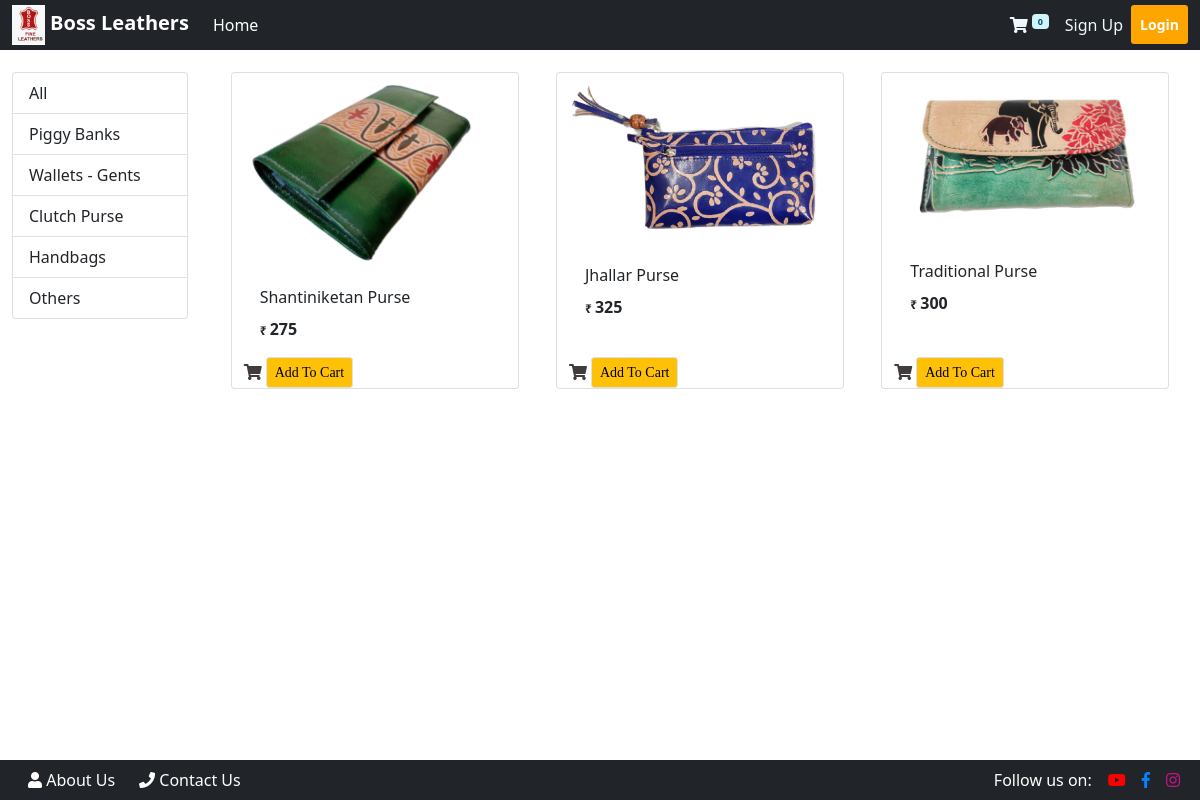
Screenshot of /?category=3 with the database file from the repository.
### store/models/category.py (models this page shows, shortened)
class Category(models.Model):
    name = models.CharField(max_length=20)
    @staticmethod
    def get_all_categories():
        return Category.objects.all()

### store/models/product.py (models this page shows, shortened)
class Product(models.Model):
    name = models.CharField(max_length=50)
    price = models.IntegerField(default=0)
    category = models.ForeignKey(Category, on_delete=models.CASCADE, default=1)
    description = models.CharField(max_length=200, default='', null=True, blank=True)
    image = models.ImageField(upload_to='uploads/products/')
    @staticmethod
    def get_all_products_by_id(category_id):
        if category_id:
            return Product.objects.filter(category=category_id)
        else:
            return Product.get_all_products()

### store/views/home.py (the view, shortened to what this page needs)
# urls.py: path('',home.Index.as_view(), name = 'homepage'),
class Index(View):
    def get(self, request):
        products = None
        cart = request.session.get('cart')
        if not cart:
            request.session.cart = {}
        categories = Category.get_all_categories()
        categoryID = request.GET.get('category')
        if categoryID:
            products = Product.get_all_products_by_id(categoryID)
        else:
            products = Product.get_all_products()
        data = {}
        data['products'] = products
        data['categories'] = categories
        return render(request, 'index.html', data)

### store/templatetags/cart.py (called while the page is built)
@register.filter(name='is_in_cart')
def is_in_cart(product , cart):
    keys = cart.keys()
    if keys:
        for id in keys:
            if int(id)==product.id:
                return True
    return False

### store/templatetags/custom_filter.py (called while the page is built)
@register.filter(name='currency')
def currency(number):
    return '₹ '+str(number)

### store/templates/index.html (shortened to what this page needs)
    {% extends 'base.html' %}
    {% block content %}
    {% load cart %}
    {% load custom_filter %}
    <div id="div-spacer">
      <br>
      <br>
    </div>
    <div class="container-fluid mt-4">
    <div class="row">
      <div class="col-lg-2 mx-auto">
        <div class="list-group">
          <a href="/" class="list-group-item list-group-item-action">All</a>
          {% for category in categories %}
          <a href="/?category={{category.id}}" class="list-group-item list-group-item-action">{{category.name}}</a>
          {% endfor %}
        </div>
      </div>
      <div id="products" class="col-lg-10 mx-auto">
        <div class="row mx-auto">
          {% for product in products %}
          <div class="card mx-auto mb-3" id={{product.id}} style="width: 18rem;">
          <a href="/proddesc"><img src="{{product.image.url}}" class="card-img-top" alt="..."></a>
          <div class="card-body">
            <p class="card-title">{{product.name}}</p>
            <p class="card-text"><b><bold style="font-size:12px">{{request.session.custom_filter|currency}}</bold>{{product.price}}</b></p>
          </div>
          <div>
            <div class="p-0 no-gutters">
              {% if product|is_in_cart:request.session.cart %}
              <div class="row">
                <form action="/#{{product.id}}" method="post" class="col-2">
                  {% csrf_token %}
                  <input hidden type="text" name="product" value="{{product.id}}">
                  <input hidden type="text" name="remove" value="True">
                  <input type="submit" value=" - " class="btn btn-warning btn-round btn-sm">
                </form>
                <div class="text-center col" ><label  form="exampleFormControlFile1" class="">{{product|cart_quantity:request.session.cart}}</label></div>
                <form action="/#{{product.id}}" method="post" class="col-8">
                  {% csrf_token %}
                  <input hidden type="text" name="product" value="{{product.id}}">
                <input type="submit" value=" + " class="btn btn-warning btn-round btn-sm">
                </form>
              </div>
              {% else %}
              <form action="/#{{product.id}}" method="POST">
                <i class="fas fa-shopping-cart" style="color: rgb(65, 59, 59);">
                  <input type="submit" class="btn btn-warning btn-sm border" name="cart" value="Add To Cart">
                </i>
              </form>
              {% endif %}
            </div>
          </div>
         </div>
        {% endfor %}
      </div>
      </div>
    </div>
    <div id="div-spacer">
      <br>
      <br>
    </div>
  </div>
  {% endblock %}

### rows the page displays
Category: name "Piggy Banks"
Category: name "Wallets - Gents"
Category: name "Clutch Purse"
Category: name "Handbags"
Category: name "Others"
Product: image (picture), name "Shantiniketan Purse", session.custom_filter "₹", price "275"
Product: image (picture), name "Jhallar Purse", session.custom_filter "₹", price "325"
Product: image (picture), name "Traditional Purse", session.custom_filter "₹", price "300"

### other values shown
{{ request.session.cart.keys|length }} "0"
